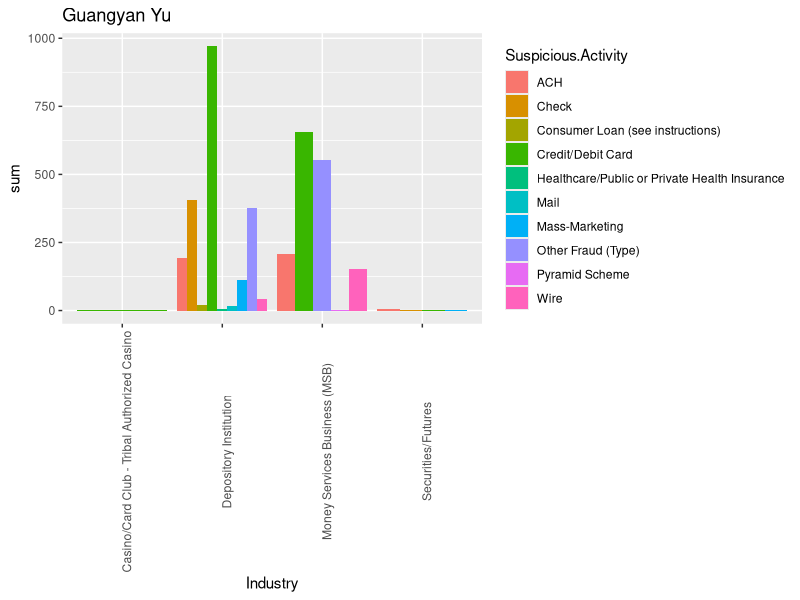

Reproduce this figure in R.
## ---- chunk 1
knitr::opts_chunk$set(echo = TRUE)
## ---- chunk 2
library(knitr)
library(tidyverse)
data<-read.csv("SARStats.csv")
#summary(data)

data$Count <- as.numeric(data$Count)
data <- filter(data, !(str_detect(string = data$Industry,pattern = "\\[Total\\]")))
data <- filter(data, !(str_detect(string = data$Suspicious.Activity,pattern = "\\[Total\\]")))
data <- filter(data, !(str_detect(string = data$Count,pattern = "\\[Total\\]")))
data1<-data %>%
  group_by(Industry,Suspicious.Activity) %>%
  summarise(sum=sum(Count)) %>%
  group_by(Industry) %>%
  arrange(desc(sum))
kable(data1)

ggplot(data1,aes(x=Industry,y = sum,fill = Suspicious.Activity)) + geom_bar(stat="identity",position = "dodge")+ theme(axis.text.x = element_text(angle = 90)) + ggtitle("Guangyan Yu")


